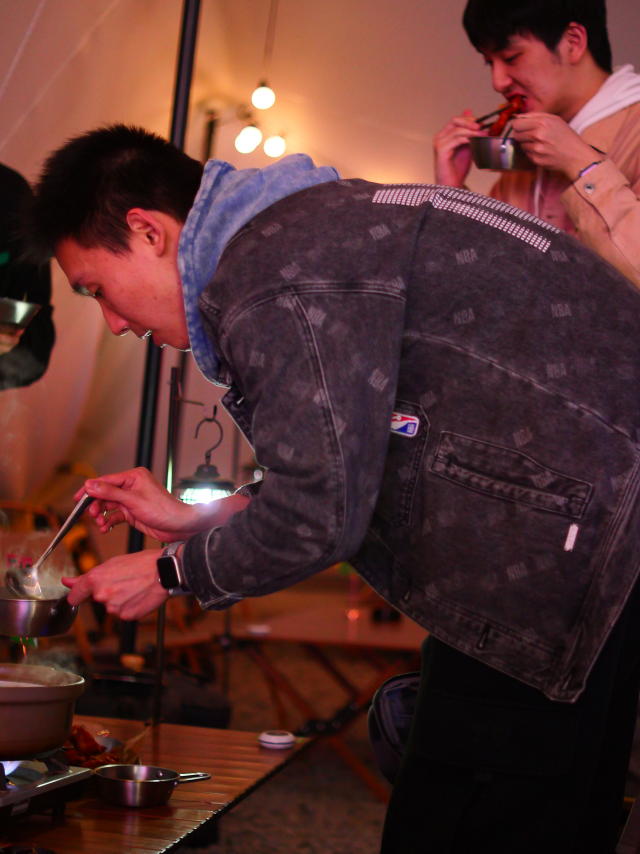
//> input picture 多媒体技术/ZJU_multimedia-main/Proj/testcases/case1.jpg, 1920 x 2560 px (shown at 1/3 size)
$ ./encode2708 ../testcases/case1.jpg out.png   (built with g++ and OpenCV 4)
//> lines starting //> are read from the running program, lines starting //| are printed output that depends on the picture
### 多媒体技术/ZJU_multimedia-main/Proj/code/huffman.cpp
//
// Created by Yile Liu on 2023/4/15.
//

#include <iostream>
#include <queue>
#include <unordered_map>
#include <vector>

struct HuffmanNode {
    int val;
    int freq;
    HuffmanNode *left;
    HuffmanNode *right;

    HuffmanNode(int v, int f) : val(v), freq(f), left(nullptr), right(nullptr) {}

    HuffmanNode(int v, int f, HuffmanNode *l, HuffmanNode *r) : val(v), freq(f), left(l), right(r) {}
};

struct CompareNodes {
    bool operator()(HuffmanNode *a, HuffmanNode *b) {
        return a->freq > b->freq;
    }
};

void buildFrequencyMap(const vector<int> &vec1, const vector<int> &vec2, std::unordered_map<int, int> &freqMap) {
    for (const int &i: vec1) {
        freqMap[i]++;
    }
    for (const int &i: vec2) {
        freqMap[i]++;
    }
}

HuffmanNode *buildHuffmanTree(const std::unordered_map<int, int> &freqMap) {
    std::priority_queue<HuffmanNode *, std::vector<HuffmanNode *>, CompareNodes> pq;
    for (const auto &p: freqMap) {
        pq.push(new HuffmanNode(p.first, p.second));
    }

    while (pq.size() > 1) {
        HuffmanNode *left = pq.top();
        pq.pop();
        HuffmanNode *right = pq.top();
        pq.pop();
        HuffmanNode *parent = new HuffmanNode(-1, left->freq + right->freq, left, right);
        pq.push(parent);
    }

    return pq.top();
}

void buildCodeTable(HuffmanNode *root, std::unordered_map<int, std::string> &codeTable, std::string code = "") {
    if (root == nullptr) {
        return;
    }

    if (root->left == nullptr && root->right == nullptr) {
        codeTable[root->val] = code;
        return;
    }

    buildCodeTable(root->left, codeTable, code + "0");
    buildCodeTable(root->right, codeTable, code + "1");
}

// [7 lines left out: function encode, not called in this run]

void writeCodeTable(const std::unordered_map<int, std::string> &code_table, FILE *fp) {
    fprintf(fp, "%lu ", code_table.size());

    for (const auto &p: code_table) {
        fprintf(fp, "%d %s ", p.first, p.second.c_str());
    }
}

size_t writeBitStream(const vector<int> &vec, const std::unordered_map<int, std::string> &codeTable, FILE *fp) {
    // 根据CodeTable生成01字符串
    vector<char> buff;
    for (auto data: vec) {
        const char *temp = codeTable.at(data).c_str();
        while (*temp != '\0') {
            buff.emplace_back(*temp);
            temp++;
        }
    }

    // 将01字符串转化到二进制流
    unsigned char bit_buff = 0;
    int cnt = 0;
    for (char c: buff) {
        bit_buff <<= 1;
        bit_buff |= (c == '1' ? 1 : 0);
        cnt++;
        if (cnt == 8) {
            fprintf(fp, "%c", bit_buff);
            cnt = 0;
        }
    }

    // 结尾补0到整字节长度
    if (cnt != 0) {
        for (; cnt != 8; cnt++) {
            bit_buff <<= 1;
        }
        fprintf(fp, "%c", bit_buff);
    }

    return buff.size();
}

void
writeHuffmanCode(vector<int> &vec1, vector<int> &vec2, const unordered_map<int, std::string> &code_table, FILE *fp) {
    // 1. 生成各自的二进制串，放在临时文件中
    FILE *temp_file1 = tmpfile();
    FILE *temp_file2 = tmpfile();
    size_t size1 = writeBitStream(vec1, code_table, temp_file1);
    size_t size2 = writeBitStream(vec2, code_table, temp_file2);

    // 2. 先将二进制串的长度写进文件
    fprintf(fp, "%lu %lu ", size1, size2);

    // 3. 写MagicNumber作为分隔
    fprintf(fp, "%c%c", 0x27, 0x08);

    // 4. 再从临时文件拷贝二进制串到目标文件
    rewind(temp_file1);
    rewind(temp_file2);

    unsigned char c;
    int cnt = 0;
    while (cnt++ < ceil(size1 / 8.0)) {
        c = std::fgetc(temp_file1);
        fputc(c, fp);
    }
    cnt = 0;
    while (cnt++ < ceil(size2 / 8.0)) {
        c = std::fgetc(temp_file2);
        fputc(c, fp);
    }

    fclose(temp_file1);
    fclose(temp_file2);
}

void huffmanEncode(vector<int> &vec1, vector<int> &vec2, FILE *fp) {
    // 统计数据的出现频率
    std::unordered_map<int, int> freqMap;
    buildFrequencyMap(vec1, vec2, freqMap);

    // 建Huffman树
    HuffmanNode *root = buildHuffmanTree(freqMap);

    // 根据树生成编码表
    std::unordered_map<int, std::string> code_table;
    buildCodeTable(root, code_table);

    // 写文件
    // 1. 写码表
    writeCodeTable(code_table, fp);
    // 2. 将数据根据CodeTable生成二进制流并写入
    writeHuffmanCode(vec1, vec2, code_table, fp);
}

// [79 lines left out: functions buildHuffmanTree, decodeBitStream, readCodeTable, huffmanDecode, not called in this run]

### 多媒体技术/ZJU_multimedia-main/Proj/code/utils.cpp
//
// Created by Yile Liu on 2023/5/1.
//
#include <opencv2/opencv.hpp>
#include <opencv2/imgproc.hpp>
#include <iostream>

using namespace cv;
using namespace std;

const static int N = 8;

Mat dct_table(N, N, CV_32FC1);
Mat idct_table(N, N, CV_32FC1);

const static int zigzag_lut[8][8] = {0, 1, 8, 16, 9, 2, 3, 10,
                                     17, 24, 32, 25, 18, 11, 4, 5,
                                     12, 19, 26, 33, 40, 48, 41, 34,
                                     27, 20, 13, 6, 7, 14, 21, 28,
                                     35, 42, 49, 56, 57, 50, 43, 36,
                                     29, 22, 15, 23, 30, 37, 44, 51,
                                     58, 59, 52, 45, 38, 31, 39, 46,
                                     53, 60, 61, 54, 47, 55, 62, 63};

const Mat y_table = (Mat_<int>(8, 8) <<
                                     16, 11, 10, 16, 24, 40, 51, 61,
        12, 12, 14, 19, 26, 58, 60, 55,
        14, 13, 16, 24, 40, 57, 69, 56,
        14, 17, 22, 29, 51, 87, 80, 62,
        18, 22, 37, 56, 68, 109, 103, 77,
        24, 35, 55, 64, 81, 104, 113, 92,
        49, 64, 78, 87, 103, 121, 120, 101,
        72, 92, 95, 98, 112, 100, 103, 99
);

const Mat c_table = (Mat_<int>(8, 8) <<
                                     17, 18, 24, 47, 99, 99, 99, 99,
        18, 21, 26, 66, 99, 99, 99, 99,
        24, 26, 56, 99, 99, 99, 99, 99,
        77, 66, 99, 99, 99, 99, 99, 99,
        99, 99, 99, 99, 99, 99, 99, 99,
        99, 99, 99, 99, 99, 99, 99, 99,
        99, 99, 99, 99, 99, 99, 99, 99,
        99, 99, 99, 99, 99, 99, 99, 99
);

void initDctTable() {
    float c[N];

    for (int i = 0; i < N; i++) {
        if (i == 0) {
            c[i] = sqrt(1.0 / N);
        } else {
            c[i] = sqrt(2.0 / N);
        };
    }

    for (int i = 0; i < N; i++) {
        for (int j = 0; j < N; j++) {
            dct_table.at<float>(i, j) = c[i] * cos((2 * j + 1) * i * M_PI / (2 * N));
        }
    }

    for (int i = 0; i < N; i++) {
        for (int j = 0; j < N; j++) {
            idct_table.at<float>(j, i) = dct_table.at<float>(i, j);
        }
    }
}

void zigzag8X8(Mat &src, vector<vector<int>> &v) {


    int rows = src.rows;
    int cols = src.cols;

    for (int r = 0; r < rows; r += 8) {
        for (int c = 0; c < cols; c += 8) {
            Mat target = src(Rect(c, r, 8, 8));
            vector<int> inside_vec(64);
            for (int i = 0; i < 8; i++) {
                for (int j = 0; j < 8; j++) {
                    inside_vec[zigzag_lut[i][j]] = target.at<int>(i, j);
                }
            }

            v.emplace_back(inside_vec);
        }
    }
}

// [18 lines left out: function izigzag8x8, not called in this run]

void quant(Mat &src, Mat &dst, const Mat &coeff) {
    int r_step = coeff.rows;
    int c_step = coeff.cols;

    int rows = dst.rows;
    int cols = dst.cols;

    for (int r = 0; r < rows; r += r_step) {
        for (int c = 0; c < cols; c += c_step) {
            Mat target = dst(Rect(c, r, c_step, r_step));
            cv::divide(target, coeff, target);
        }
    }
}

// [14 lines left out: function iquant, not called in this run]

void dct8x8(Mat &src, Mat &dst) {
    int rows = src.rows;
    int cols = src.cols;

    for (int r = 0; r < rows; r += N) {
        for (int c = 0; c < cols; c += N) {
            Mat target = src(Rect(c, r, N, N));
            dst(Rect(c, r, N, N)) = dct_table * target * idct_table;
        }
    }
}

// [11 lines left out: function idct8x8, not called in this run]

void dpcm(vector<vector<int>> &y_vec, vector<vector<int>> &cb_vec, vector<vector<int>> &cr_vec,
          vector<int> &dpcm_vec) {
    int prev = 0;
    for (vector<int> &inside_vec: y_vec) {
        dpcm_vec.emplace_back(inside_vec[0] - prev);
        prev = inside_vec[0];
    }
    for (vector<int> &inside_vec: cb_vec) {
        dpcm_vec.emplace_back(inside_vec[0] - prev);
        prev = inside_vec[0];
    }
    for (vector<int> &inside_vec: cr_vec) {
        dpcm_vec.emplace_back(inside_vec[0] - prev);
        prev = inside_vec[0];
    }
}

// [19 lines left out: function idpcm, not called in this run]

void rlc(vector<vector<int>> &y_vec, vector<vector<int>> &cb_vec, vector<vector<int>> &cr_vec,
         vector<int> &rlc_vec) {
    int val = 0;
    int cnt = 0;
    for (vector<int> &inside_vec: y_vec) {
        for (int i = 1; i < 64; i++) {
            int &d = inside_vec[i];
            if (d == val) {
                cnt++;
            } else {
                rlc_vec.emplace_back(val);
                rlc_vec.emplace_back(cnt);
                val = d;
                cnt = 1;
            }
        }
    }
    for (vector<int> &inside_vec: cb_vec) {
        for (int i = 1; i < 64; i++) {
            int &d = inside_vec[i];
            if (d == val) {
                cnt++;
            } else {
                rlc_vec.emplace_back(val);
                rlc_vec.emplace_back(cnt);
                val = d;
                cnt = 1;
            }
        }
    }
    for (vector<int> &inside_vec: cr_vec) {
        for (int i = 1; i < 64; i++) {
            int &d = inside_vec[i];
            if (d == val) {
                cnt++;
            } else {
                rlc_vec.emplace_back(val);
                rlc_vec.emplace_back(cnt);
                val = d;
                cnt = 1;
            }
        }
    }

    rlc_vec.emplace_back(val);
    rlc_vec.emplace_back(cnt);
}


// [41 lines left out: function irlc, not called in this run]

void rgb2YCbCr(const Mat &src, Mat &y_channel, Mat &cb_channel, Mat &cr_channel) {
    int height = src.rows;
    int width = src.cols;
    y_channel = Mat(src.rows, src.cols, CV_32FC1);
    cb_channel = Mat(src.rows, src.cols, CV_32FC1);
    cr_channel = Mat(src.rows, src.cols, CV_32FC1);

    for (int r = 0; r < height; r++) {
        for (int c = 0; c < width; c++) {
            Vec3b src_pixel = src.at<Vec3b>(r, c);

            y_channel.at<float>(r, c) = 0.299f * src_pixel[2] + 0.587f * src_pixel[1] + 0.114f * src_pixel[0];
            cb_channel.at<float>(r, c) =
                    -0.169f * src_pixel[2] - 0.331f * src_pixel[1] + 0.500f * src_pixel[0];
            cr_channel.at<float>(r, c) =
                    0.500f * src_pixel[2] - 0.419f * src_pixel[1] - 0.081f * src_pixel[0];
        }
    }
}

// [29 lines left out: functions round2Uchar, yCbCr2Rgb, not called in this run]

### 多媒体技术/ZJU_multimedia-main/Proj/code/encode2708.cpp
#include "utils.cpp"
#include "huffman.cpp"

using namespace std;

int main(int argc, char *argv[]) {
    if (argc < 3) {
        cout << "Too few arguments." << endl
             << "Usage: ./encode2708 [source pic path] [saved file name]" << endl;
        exit(1);
    }

    const char *src_file = argv[1];
    const char *dst_file = argv[2];
    Mat src_img = cv::imread(src_file);
//> src_img is the input picture: 2560 rows x 1920 cols, CV_8UC3; mean B, G, R 45.9, 48.3, 87.2

    if (src_img.empty()) {
        cout << "Source file: " << src_file << " does not exist." << endl;
        exit(2);
    } else {
        cout << "Start compress:" << endl;
    }

    initDctTable();

    int orig_cols = src_img.cols;
//> orig_cols = 1920
    int orig_rows = src_img.rows;
//> orig_rows = 2560

    // Encode0 将图像长宽补齐到16的倍数
    int right_remain = src_img.cols % 16;
//> right_remain = 0
    int bottom_remain = src_img.rows % 16;
//> bottom_remain = 0
    int right_border = right_remain ? 16 - right_remain : 0;
//> right_border = 0
    int bottom_border = bottom_remain ? 16 - bottom_remain : 0;
//> bottom_border = 0

    if (right_border || bottom_border) {
        copyMakeBorder(src_img, src_img, 0, bottom_border, 0, right_border, BORDER_REFLECT);
    }

    // Encode1 RGB -> YCbCr 并分离通道
    // 为了便于下一步DCT变换，这里输出的channel的类型均为CV_32FC1
    cout << "\tChannel separation" << endl;
    Mat y_channel, cb_channel, cr_channel;
    rgb2YCbCr(src_img, y_channel, cb_channel, cr_channel);
//> after the loop in rgb2YCbCr, `for (int r = 0; r < height; r++)`:
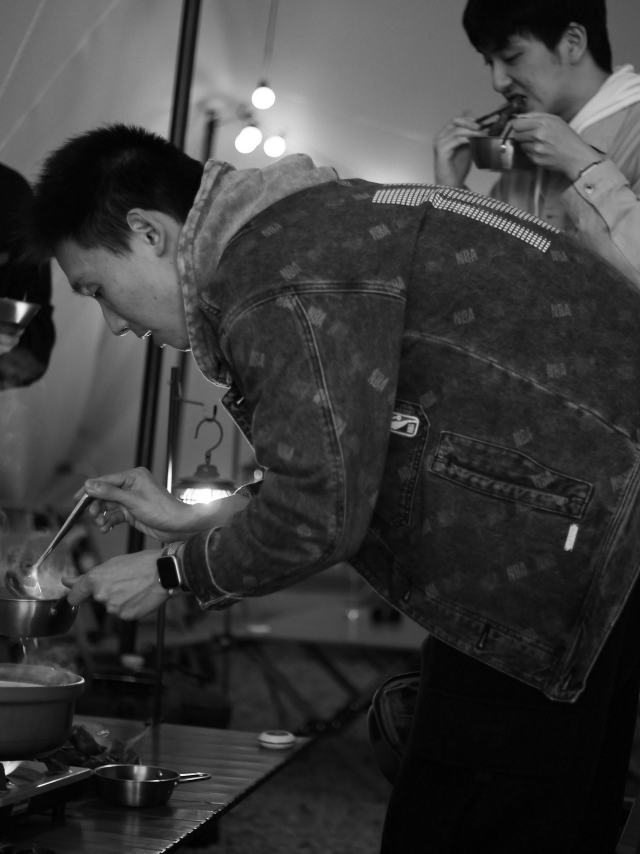
//> y_channel: 2560 rows x 1920 cols, CV_32FC1 (shown at 1/3 size); min 0, max 255, mean 59.7
//> after the loop in rgb2YCbCr, `for (int r = 0; r < height; r++)`:
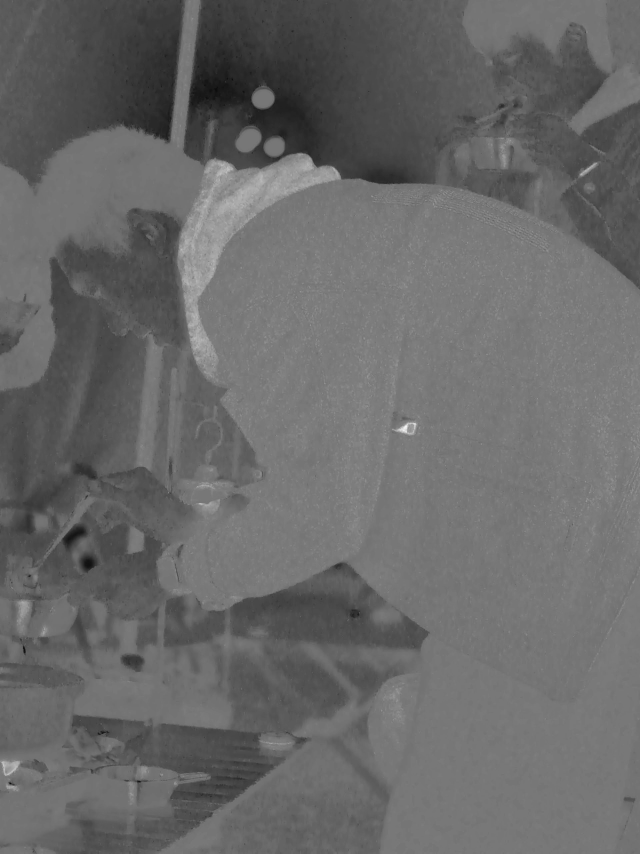
//> cb_channel: 2560 rows x 1920 cols, CV_32FC1 (shown at 1/3 size); min -64.01, max 72.18, mean -7.8; drawn with min black and max white
//> after the loop in rgb2YCbCr, `for (int r = 0; r < height; r++)`:
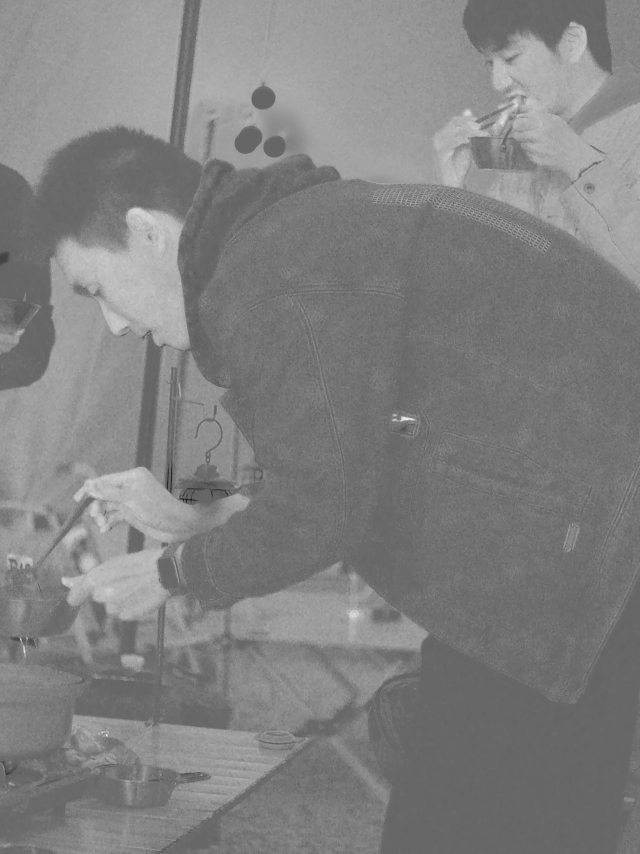
//> cr_channel: 2560 rows x 1920 cols, CV_32FC1 (shown at 1/3 size); min -74.04, max 110.7, mean 19.7; drawn with min black and max white


    // Encode2 对彩色通道做420下采样
    cout << "\tColor subsampling" << endl;
    resize(cb_channel, cb_channel, Size(cb_channel.cols / 2, cb_channel.rows / 2), 0, 0, INTER_LINEAR);
//> cb_channel: 1280 rows x 960 cols, CV_32FC1
    resize(cr_channel, cr_channel, Size(cr_channel.cols / 2, cr_channel.rows / 2), 0, 0, INTER_LINEAR);
//> cr_channel: 1280 rows x 960 cols, CV_32FC1


    // Encode3 进行DCT变换
    cout << "\tDCT" << endl;
    dct8x8(y_channel, y_channel);
//> after the loop in dct8x8, `for (int r = 0; r < rows; r += N)`:
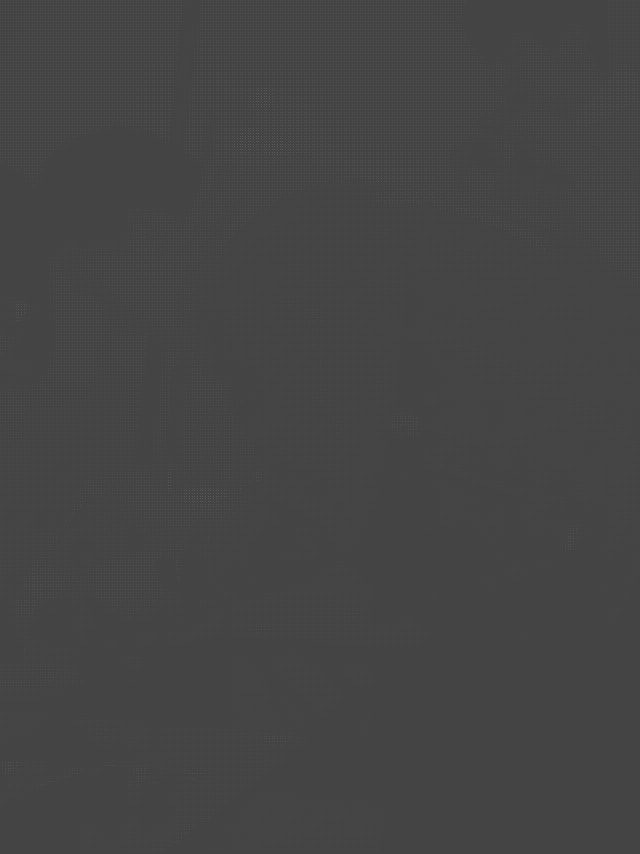
//> dst: 2560 rows x 1920 cols, CV_32FC1 (shown at 1/3 size); min -748.9, max 2040, mean 7.5; drawn with min black and max white
    dct8x8(cb_channel, cb_channel);
//> after the loop in dct8x8 (call 2), `for (int r = 0; r < rows; r += N)`:
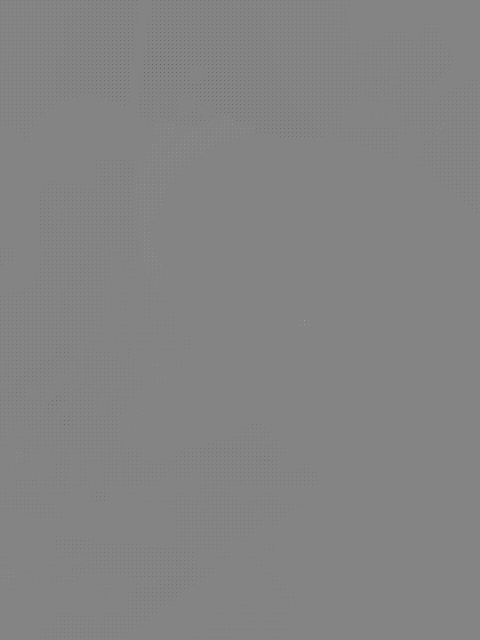
//> dst: 1280 rows x 960 cols, CV_32FC1 (shown at 1/2 size); min -425.5, max 393.6, mean -1; drawn with min black and max white
    dct8x8(cr_channel, cr_channel);


    // Encode4 需要先将通道转为CV_32SC1 然后进行基于整数除法的量化
    cout << "\tQuantification" << endl;
    y_channel.convertTo(y_channel, CV_32SC1);
//> y_channel: 2560 rows x 1920 cols, CV_32SC1
    cb_channel.convertTo(cb_channel, CV_32SC1);
//> cb_channel: 1280 rows x 960 cols, CV_32SC1
    cr_channel.convertTo(cr_channel, CV_32SC1);
//> cr_channel: 1280 rows x 960 cols, CV_32SC1

    quant(y_channel, y_channel, y_table);
    quant(cb_channel, cb_channel, c_table);
    quant(cr_channel, cr_channel, c_table);


    // Encode5 ZigZag序列化
    cout << "\tZigzag serialization" << endl;
    vector<vector<int>> y_vec, cb_vec, cr_vec;

    zigzag8X8(y_channel, y_vec);
//> after the loop in zigzag8X8, `for (int r = 0; r < rows; r += 8)`: v = 76800 items
//> y_vec = 76800 items
    zigzag8X8(cb_channel, cb_vec);
//> cb_vec = 19200 items
    zigzag8X8(cr_channel, cr_vec);
//> cr_vec = 19200 items


    // Encode6 DC分量使用差分编码 AC分量使用RLC编码
    cout << "\tDPCM & RLC" << endl;
    vector<int> dpcm_vec, rlc_vec;
    dpcm(y_vec, cb_vec, cr_vec, dpcm_vec);
//> the loop in dpcm, `for (vector<int> &inside_vec: y_vec)` made 76800 passes
//> prev on passes 1 to 3: 50, 50, 50
//> after the loop in dpcm, `for (vector<int> &inside_vec: y_vec)`: dpcm_vec = 76800 items
//> the loop in dpcm, `for (vector<int> &inside_vec: cb_vec)` made 19200 passes
//> prev on passes 1 to 3: -7, -7, -7
//> after the loop in dpcm, `for (vector<int> &inside_vec: cb_vec)`: dpcm_vec = 96000 items
//> the loop in dpcm, `for (vector<int> &inside_vec: cr_vec)` made 19200 passes
//> prev on passes 1 to 3: 14, 15, 15
//> after the loop in dpcm, `for (vector<int> &inside_vec: cr_vec)`: dpcm_vec = 115200 items
//> dpcm_vec = 115200 items
    rlc(y_vec, cb_vec, cr_vec, rlc_vec);
//> the loop in rlc, `for (vector<int> &inside_vec: y_vec)` made 76800 passes
//> cnt on passes 1 to 3: 46, 109, 172
//> after the loop in rlc, `for (vector<int> &inside_vec: y_vec)`: cnt = 62; rlc_vec = 587012 items; val = 0
//> the loop in rlc, `for (vector<int> &inside_vec: cb_vec)` made 19200 passes
//> cnt on passes 1 to 3: 125, 188, 251
//> after the loop in rlc, `for (vector<int> &inside_vec: cb_vec)`: cnt = 3086; rlc_vec = 613336 items; val = 0
//> the loop in rlc, `for (vector<int> &inside_vec: cr_vec)` made 19200 passes
//> cnt on passes 1 to 3: 3149, 3212, 3275
//> after the loop in rlc, `for (vector<int> &inside_vec: cr_vec)`: cnt = 39; rlc_vec = 676138 items; val = 0
//> in rlc, `rlc_vec.emplace_back(val);`: rlc_vec = 676139 items
//> in rlc, `rlc_vec.emplace_back(cnt);`: rlc_vec = 676140 items
//> rlc_vec = 676140 items


    // Encode7 HuffmanCode并写文件
    cout << "\tHuffman encoding" << endl;
    FILE *fp = fopen(dst_file, "wb");
    fprintf(fp, "%d %d ", orig_rows, orig_cols);

    huffmanEncode(dpcm_vec, rlc_vec, fp);
//> after the loop in buildFrequencyMap, `for (const int &i: vec1)`: freqMap = 141 items
//> after the loop in buildFrequencyMap, `for (const int &i: vec2)`: freqMap = 754 items
//> the loop in buildHuffmanTree, `for (const auto &p: freqMap)` made 754 passes
//> p on passes 1 to 3: (2764, 1), (2827, 1), (2780, 1)
//> after the loop in buildHuffmanTree, `while (pq.size() > 1)`: pq = 1 item
//> in buildCodeTable, `buildCodeTable(root->right, codeTable, code + "1");`: codeTable = 754 items
//> the loop in writeBitStream, `for (auto data: vec)` made 115200 passes
//> after the loop in writeBitStream, `for (auto data: vec)`: buff = 419594 items
//> (the run ends here: the program crashes, at `fprintf(fp, "%c", bit_buff);`)
